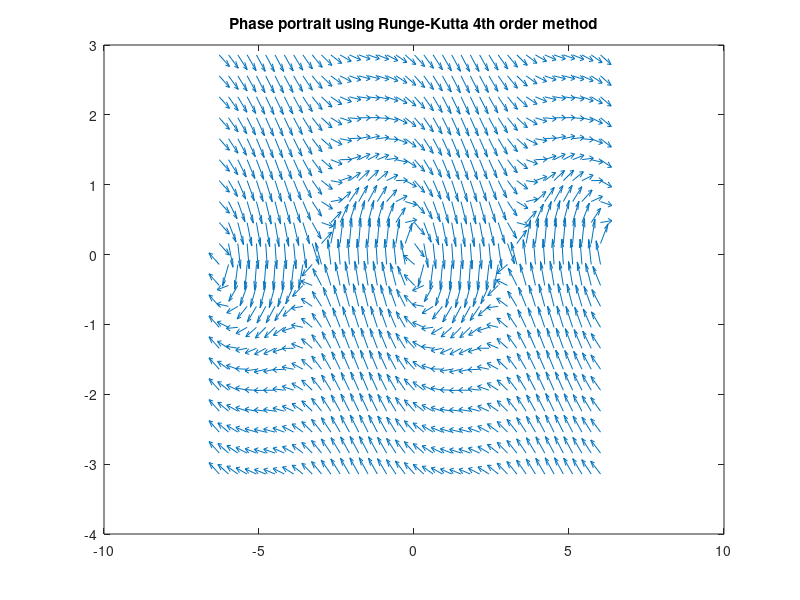

Write the MATLAB code that produced this figure.
%% Question 3-Plot
[x, y] = meshgrid(-(2*pi):0.3:(2*pi), -pi:0.3:pi);
dx = y; 
dy =-y/2-sin(x);
dxu = dx./sqrt(dx.^2+dy.^2);
dyu = dy./sqrt(dx.^2+dy.^2);
quiver(x,y,dxu, dyu)
title('Phase portrait using Runge-Kutta 4th order method')